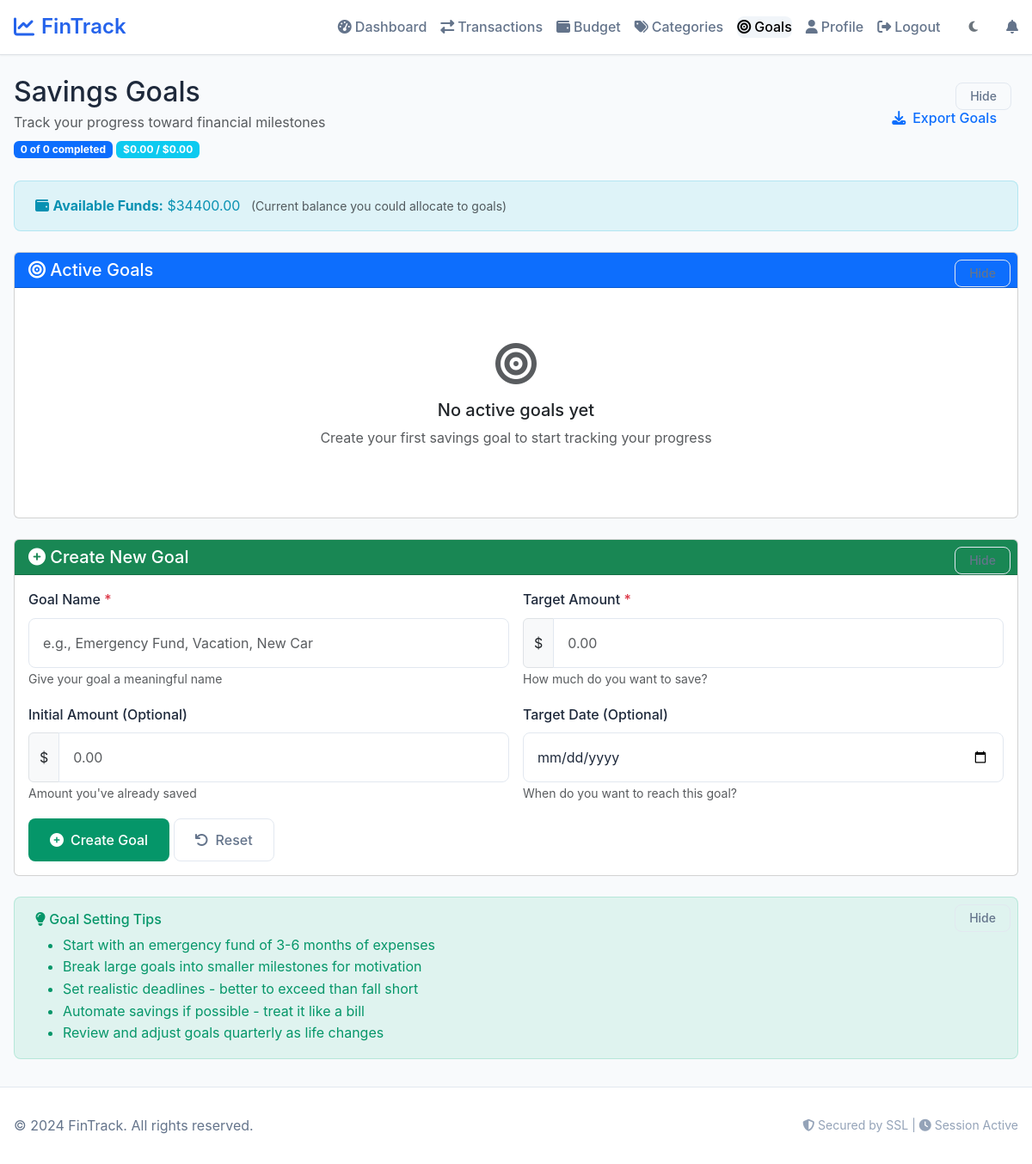
Before: /goals (signed in) with the older database file.
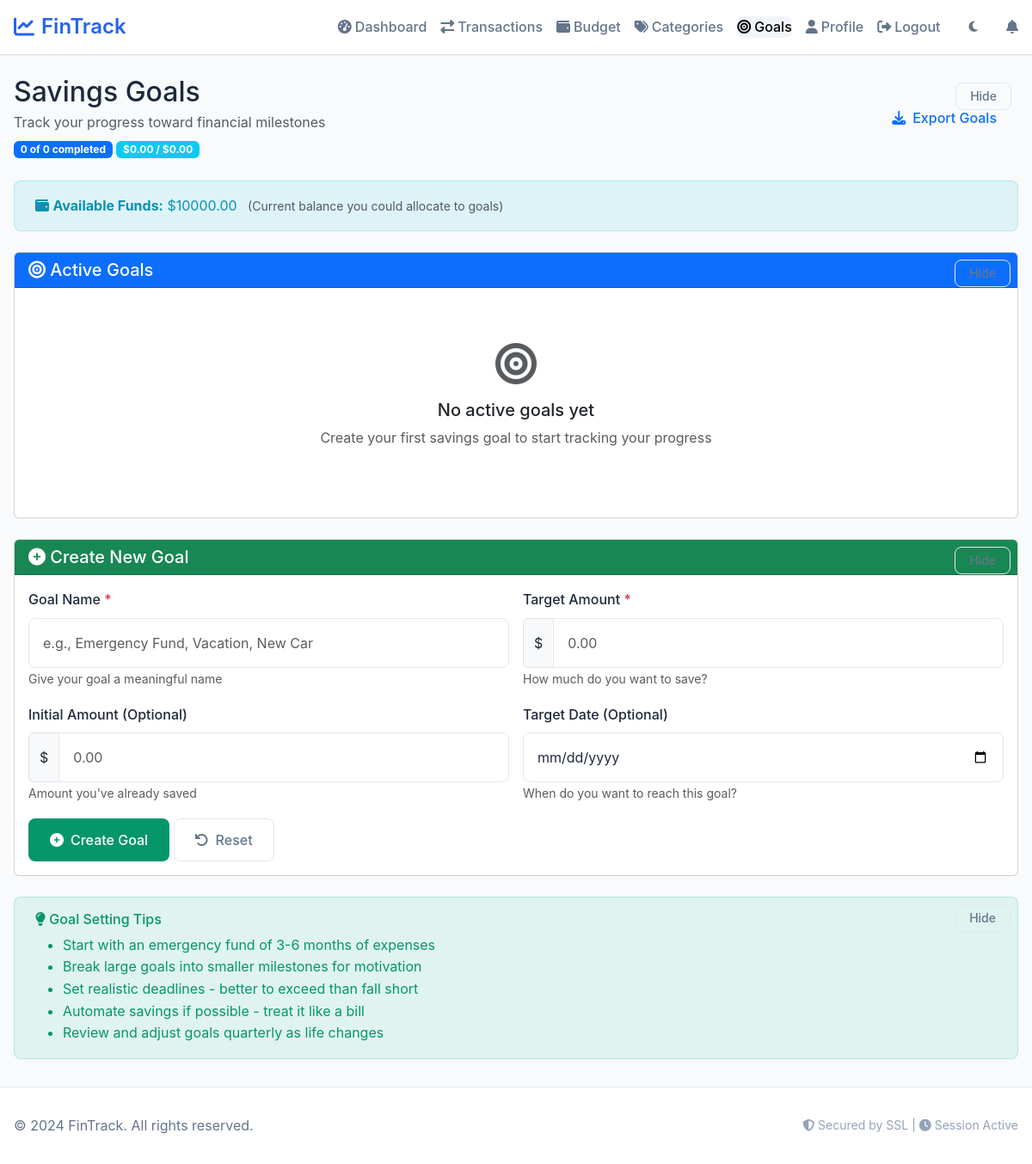
After: the same page with the newer database file.
### tables this page shows
CREATE TABLE users (
                id INTEGER PRIMARY KEY AUTOINCREMENT,
                username TEXT NOT NULL UNIQUE,
                email TEXT NOT NULL UNIQUE,
                password_hash TEXT NOT NULL,
                email_verified BOOLEAN DEFAULT FALSE,
                email_verification_token TEXT,
                email_verification_expires TIMESTAMP,
                password_reset_token TEXT,
                password_reset_expires TIMESTAMP,
                google_id TEXT,
                oauth_provider TEXT,
                cash NUMERIC NOT NULL DEFAULT 10000.00,
                theme TEXT DEFAULT 'light',
                preferred_currency TEXT DEFAULT 'USD',
                failed_login_attempts INTEGER DEFAULT 0,
                locked_until TIMESTAMP NULL,
                last_login TIMESTAMP NULL,
                created_at TIMESTAMP DEFAULT CURRENT_TIMESTAMP,
                updated_at TIMESTAMP DEFAULT CURRENT_TIMESTAMP
            );

### app.py (the view, shortened to what this page needs)
@app.route("/goals", methods=["GET"])
@login_required
def goals():
    if not validate_session():
        return redirect(url_for('login'))
    user_id = session.get('user_id')
    try:
        goals_list = db.execute("""
            SELECT id, name, target_amount, current_amount, deadline,
                   created_at
            FROM goals
            WHERE user_id = ?
            ORDER BY deadline ASC, created_at DESC
        """, user_id)
        current_date = datetime.now().date()
        active_goals = [g for g in goals_list if g['status'] not in ['completed']]
        completed_goals = [g for g in goals_list if g['status'] == 'completed']
        total_goals = len(goals_list)
        completed_count = len(completed_goals)
        total_saved = sum(Decimal(str(g['current_amount'])) for g in goals_list)
        total_target = sum(Decimal(str(g['target_amount'])) for g in goals_list)
        user = db.execute("SELECT cash FROM users WHERE id = ?", user_id)[0]
        available_funds = user['cash']
        return render_template("goals.html",
                             active_goals=active_goals,
                             completed_goals=completed_goals,
                             total_goals=total_goals,
                             completed_count=completed_count,
                             total_saved=float(total_saved),
                             total_target=float(total_target),
                             available_funds=available_funds,
                             current_date=current_date.isoformat())
    except Exception as e:
        logger.error(f"Error loading goals for user {user_id}: {str(e)}")
        flash('Failed to load goals. Please try again.', 'error')
        return render_template("goals.html", active_goals=[], completed_goals=[])

### app.py (called while the page is built)
def validate_session():
    if 'user_id' not in session:
        return False
    if 'login_time' in session:
        try:
            login_time = datetime.fromisoformat(session['login_time'])
            if datetime.now() - login_time > app.config['PERMANENT_SESSION_LIFETIME']:
                session.clear()
                return False
        except (ValueError, TypeError):
            session.clear()
            return False
    return True

@app.context_processor
def inject_csrf_token():
    return dict(csrf_token=generate_csrf)

@app.after_request
def security_headers(response):
    response.headers['X-Frame-Options'] = 'DENY'
    response.headers['X-Content-Type-Options'] = 'nosniff'
    response.headers['X-XSS-Protection'] = '1; mode=block'
    return response

### templates/goals.html (shortened to what the changed rows need)
{% extends "layout.html" %}
{% block content %}
<div class="container mt-4">
    <div class="d-flex justify-content-between align-items-center mb-4" data-hideable="true" data-id="goals-header">
        <div>
            <h2 class="mb-1">Savings Goals</h2>
        </div>
        <div>
        </div>
    </div>
    <div class="alert alert-info mb-4">
        <i class="fas fa-wallet"></i>
        <strong>Available Funds:</strong> ${{ "%.2f"|format(available_funds) }}
        <small class="text-muted ms-2">
        </small>
    </div>
    <div class="card mb-4" data-hideable="true" data-id="active-goals">
        <div class="card-header bg-primary text-white">
        </div>
        <div class="card-body">
        </div>
    </div>
    <div class="card mb-4" data-hideable="true" data-id="add-goal">
        <div class="card-header bg-success text-white">
        </div>
        <div class="card-body">
        </div>
    </div>
    <div class="alert alert-success mt-4" data-hideable="true" data-id="goal-tips">
        <h6><i class="fas fa-lightbulb"></i> Goal Setting Tips</h6>
        <ul class="mb-0">
        </ul>
    </div>
</div>
{% endblock %}

Changed rows visible on the page:
changed users: cash "34400.00" → "10000.00"
